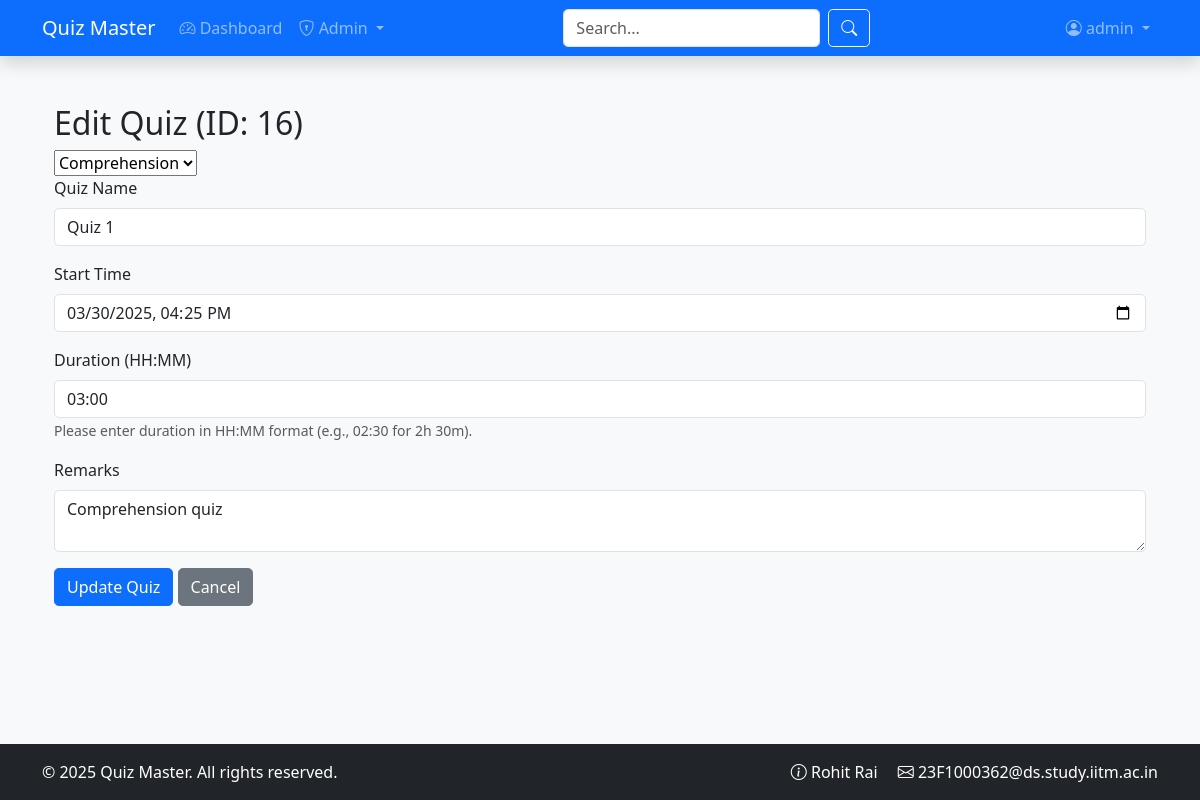
The page /admin/chapters/7/quizzes/16/edit (signed in) on the database its author committed.
### application/models.py (models this page shows, shortened)
class User(UserMixin, db.Model):
    __tablename__ = 'users'
    id = db.Column(db.Integer, primary_key=True)
    username = db.Column(db.String(100), unique=True, nullable=False, index=True)
    password_hash = db.Column(db.String(128), nullable=False)
    full_name = db.Column(db.String(100), nullable=False)
    email = db.Column(db.String(120), unique=True, nullable=False)
    qualification = db.Column(db.String(100))
    dob = db.Column(db.Date)
    bio = db.Column(db.Text)
    location = db.Column(db.String(100))
    avatar = db.Column(db.String(255), nullable=True)
    website = db.Column(db.String(200))
    is_admin = db.Column(db.Boolean, default=False)
    is_admin = db.Column(db.Boolean, default=False)
    is_active = db.Column(db.Boolean, default=True)
    created_at = db.Column(db.DateTime, default=lambda: datetime.now(timezone.utc))
    last_seen = db.Column(db.DateTime, default=lambda: datetime.now(timezone.utc))
    scores = db.relationship('Score', back_populates='user', cascade='all, delete-orphan')
    quiz_attempts = db.relationship('QuizAttempt', back_populates='user', cascade='all, delete-orphan')
    @property
    def password(self):
        raise AttributeError('Password is not readable')

class Quiz(db.Model):
    __tablename__ = 'quizzes'
    id = db.Column(db.Integer, primary_key=True)
    quiz_name = db.Column(db.String(100), nullable=False)
    start_time = db.Column(db.DateTime, nullable=False) # Start time of quiz
    end_time = db.Column(db.DateTime, nullable=True)    # End time of quiz
    duration = db.Column(db.Integer, nullable=False)  # Minutes duration of quiz
    remarks = db.Column(db.Text, nullable=True)
    active = db.Column(db.Boolean, default=True)
    chapter_id = db.Column(db.Integer, db.ForeignKey('chapters.id', ondelete='CASCADE'), nullable=False)
    chapter = db.relationship('Chapter', back_populates='quizzes')
    questions = db.relationship('Question', back_populates='quiz', cascade='all, delete-orphan')
    scores = db.relationship('Score', back_populates='quiz', cascade='all, delete-orphan')
    quiz_attempts = db.relationship('QuizAttempt', back_populates='quiz', cascade='all, delete-orphan')

### application/blueprints/admin_bp.py (the view, shortened to what this page needs)
@admin_bp.route('/chapters/<int:chapter_id>/quizzes/<int:quiz_id>/edit', methods=['GET', 'POST'])
@admin_required
def edit_quiz(chapter_id, quiz_id):
    chapter = Chapter.query.get_or_404(chapter_id)
    quiz = Quiz.query.get_or_404(quiz_id)
    form = QuizForm(obj=quiz)
    form.chapter_id.choices = [(chapter.id, chapter.name)]
    form.chapter_id.data = chapter.id
    if request.method == 'GET':
        hours = quiz.duration // 60
        mins = quiz.duration % 60
        form.duration.data = f"{hours:02d}:{mins:02d}"
    return render_template(
        'admin/quiz_form.html',
        chapter=chapter,
        quiz=quiz,
        form=form,
        mode="edit")

### application/forms.py
class QuizForm(FlaskForm):
    quiz_id = HiddenField('Quiz ID')
    quiz_name = StringField('Quiz Name', validators=[DataRequired()])
    start_time = DateTimeLocalField(
        'Start Time',
        format='%Y-%m-%dT%H:%M',
        validators=[DataRequired()])
    duration = StringField(
        'Duration (HH:MM)',
        validators=[
            DataRequired(),
            Regexp(r'^\d{2}:\d{2}$', message="Use HH:MM format")])
    remarks = TextAreaField('Remarks')
    chapter_id = SelectField('Chapter', coerce=int)  # Make sure this exists
    submit = SubmitField('Save Quiz')

### application/__init__.py (called while the page is built)
@login_manager.user_loader
def load_user(user_id):
    from application.models import User
    return User.query.get(int(user_id))

### application/templates/admin/quiz_form.html (shortened to what this page needs)
{% extends "base.html" %}
{% block content %}
<div class="container mt-4">
    <h2>
        {% if mode == "edit" %}
            Edit Quiz (ID: {{ quiz.id }})
        {% else %}
            Create New Quiz for {{ chapter.name }}
        {% endif %}
    </h2>
    <form method="POST">
        {{ form.chapter_id(type="hidden") }}
        <div class="mb-3">
            <label for="quiz_name" class="form-label">Quiz Name</label>
            {{ form.quiz_name(class="form-control", id="quiz_name", required=True) }}
        </div>
        <div class="mb-3">
            <label for="start_time" class="form-label">Start Time</label>
            {{ form.start_time(class="form-control", id="start_time", required=True) }}
        </div>
        <div class="mb-3">
            <label for="duration" class="form-label">Duration (HH:MM)</label>
            {{ form.duration(class="form-control", id="duration", required=True, pattern="[0-9]{1,2}:[0-9]{2}") }}
            <small class="text-muted">Please enter duration in HH:MM format (e.g., 02:30 for 2h 30m).</small>
        </div>
        <div class="mb-3">
            <label for="remarks" class="form-label">Remarks</label>
            {{ form.remarks(class="form-control", id="remarks") }}
        </div>
        <button type="submit" class="btn btn-primary">
            {% if mode == "edit" %}Update{% else %}Create{% endif %} Quiz
        </button>
        <a href="{{ url_for('admin.manage_quizzes', chapter_id=chapter.id) }}" class="btn btn-secondary">Cancel</a>
    </form>
</div>
{% endblock %}

### application/templates/base.html (shortened to what this page needs)
<!DOCTYPE html>
<html lang="en">
<head>
    <link href="https://cdn.jsdelivr.net/npm/bootstrap@5.3.0/dist/css/bootstrap.min.css" rel="stylesheet">
    <link rel="stylesheet" href="https://cdn.jsdelivr.net/npm/bootstrap-icons@1.11.1/font/bootstrap-icons.css">
    <link rel="stylesheet" href="{{ url_for('static', filename='css/main.css') }}">
</head>
<body class="d-flex flex-column min-vh-100">
    <nav class="navbar navbar-expand-lg navbar-dark bg-primary shadow">
        <div class="container">
            <a class="navbar-brand" href="{{ url_for('main.index') }}">
                 Quiz Master
            </a>
            <div class="collapse navbar-collapse" id="mainNav">
                <ul class="navbar-nav me-auto">
                    {% if current_user.is_authenticated %}
                        <li class="nav-item">
                            <a class="nav-link" href="{{ url_for('user.dashboard') }}">
                                <i class="bi bi-speedometer2"></i> Dashboard
                            </a>
                        </li>
                        {% if current_user.is_admin %}
                        <li class="nav-item dropdown">
                            <a class="nav-link dropdown-toggle" href="#" role="button" data-bs-toggle="dropdown">
                                <i class="bi bi-shield-lock"></i> Admin
                            </a>
                        </li>
                        {% endif %}
                    {% endif %}
                </ul>
                <form class="d-flex me-3" action="{{ url_for('main.search') }}" method="GET">
                    <input class="form-control me-2" type="text" name="q" placeholder="Search..." required>
                    <button class="btn btn-outline-light" type="submit">
                        <i class="bi bi-search"></i>
                    </button>
                </form>
                <ul class="navbar-nav ms-auto">
                    {% if current_user.is_authenticated %}
                        <li class="nav-item dropdown">
                            <a class="nav-link dropdown-toggle" href="#" role="button" data-bs-toggle="dropdown">
                                <i class="bi bi-person-circle"></i> {{ current_user.username }}
                            </a>
                        </li>
                    {% endif %}
                </ul>
            </div>
        </div>
    </nav>
    <main class="container flex-grow-1 mt-4">
        {% block content %}{% endblock %}
    </main>
    <footer class="bg-dark text-white mt-auto py-3">
        <div class="container">
            <div class="row">
                <div class="col-md-6">
                    <p class="mb-0">&copy; 2025 Quiz Master. All rights reserved.</p>
                </div>
                <div class="col-md-6 text-end">
                    <a href="#" class="text-white text-decoration-none me-3">
                        <i class="bi bi-info-circle"></i> Rohit Rai
                    </a>
                    <a href="#" class="text-white text-decoration-none">
                        <i class="bi bi-envelope"></i> 23F1000362@ds.study.iitm.ac.in
                    </a>
                </div>
            </div>
        </div>
    </footer>
</body>
</html>

### application/static/css/main.css (style rules this page uses)
body { font-family: 'Segoe UI', Tahoma, Geneva, Verdana, sans-serif; background-color: #f8f9fa; }
.navbar { box-shadow: 0 2px 4px rgba(0, 0, 0, 0.1); }
.btn { border-radius: 0.3rem; }
.form-control, .form-select { border-radius: 0.3rem; }

### rows shown on the page
User: username "admin"
Quiz: id "16", chapter_id "Comprehension", quiz_name "Quiz 1", start_time "03/30/2025 16:25", duration "03:00", remarks "Comprehension quiz"
